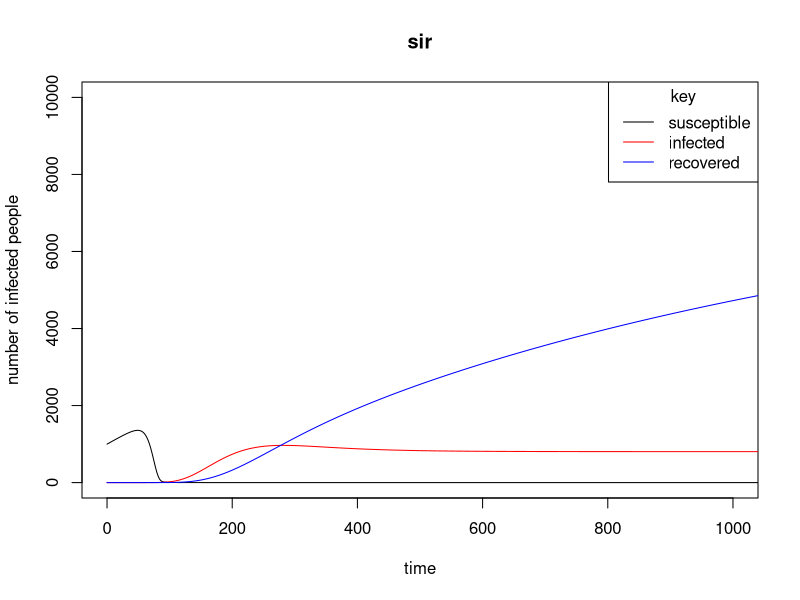

The R source for this figure:
library(deSolve)  
library(dplyr)
rm(list = ls())
#create a model 

SIR_odes <- function (t,x,params){ 
  #so i dont have to name the beta$# etc. 
  with(as.list(c(x,params)), { 
    
    dS <- b-beta*S*I - mu*S     
    dE <- beta*S*I - lambda*E -mu*E 
    dE2 <- lambda*E - lambda*E2 - mu*E2
    dE3 <- lambda*E2 - lambda*E3 - mu*E3 
    dE4 <- lambda*E3 - lambda*E4 - mu*E4 
    dE5 <- lambda*E4- lambda*E5 - mu*E5 
    dI <- lambda*E5 - gamma*I - mu*I 
    dR <- gamma*I  - mu*R 
    
    return(list(c(dS,dE,dE2,dE3,dE4,dE5,dI,dR)))  
  })
}

#parameters 
pars <- c( 
  beta = 0.1, 
  gamma = 1/100, 
  lambda = 0.04, 
  mu = 0.001, 
  b = 10) 

initialValues <- c(
  S = 999,  
  E = 1, 
  E2 = 0, 
  E3 = 0, 
  E4 = 0, 
  E5 = 0, 
  I = 0,  
  R=0) 

#times 

times <- seq(0,10000,by= 1)  

results <- as.data.frame(ode(y = initialValues, 
                             times = times, func = SIR_odes, parms = pars)) 


plot(x =results$time, y=results$S, type = 'l', col = 'black', ylim = c(0,10000), xlim = c(0,1000),  main = 'sir', xlab = 'time', ylab = 'number of infected people')
lines(x = results$time, y= results$I, type = 'l', col= 'red')
lines(x = results$time, y=results$R, type = 'l', col = 'blue') 
legend("topright", title="key", legend=c("susceptible", "infected", "recovered"), 
       col = c("black","red", "blue"),
       lty=c(1,1,1)) 
